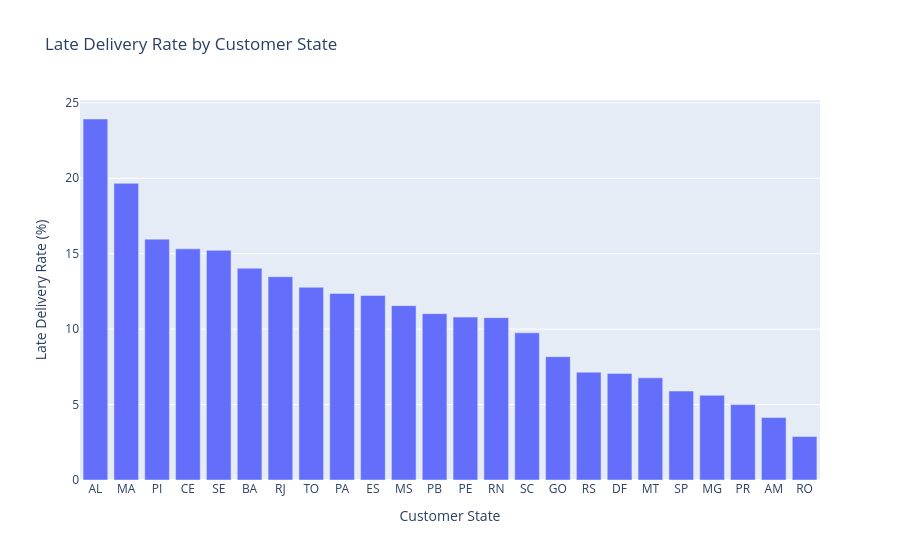

The cell this chart's notebook holds for it:
### Code cell
fig = px.bar(
    state_delivery_filtered.sort_values(
        "late_delivery_rate",
        ascending=False
    ),
    x="customer_state",
    y="late_delivery_rate",
    hover_data=["orders", "average_delivery_days"],
    title="Late Delivery Rate by Customer State"
)

fig.update_layout(
    xaxis_title="Customer State",
    yaxis_title="Late Delivery Rate (%)"
)

fig.show()

### Figure 1 — Plotly figure (JSON) as saved in the notebook; plotly's stock layout.template omitted (floating-point values rounded to 4 significant figures)
{"data": [{"customdata": [[397.0, 24.54], [717.0, 21.57], [476.0, 19.46], [1279.0, 21.27], [335.0, 21.52], [3256.0, 19.34], [12350.0, 15.31], [274.0, 17.66], [946.0, 23.77], [1995.0, 15.79], [701.0, 15.62], [517.0, 20.43], [1593.0, 18.45], [474.0, 19.28], [3546.0, 14.95], [1957.0, 15.61], [5344.0, 15.3], [2080.0, 12.97], [886.0, 18.06], [40490.0, 8.761], [11350.0, 12.01], [4923.0, 11.99], [145.0, 26.43], [243.0, 19.37]], "hovertemplate": "customer_state=%{x}<br>late_delivery_rate=%{y}<br>orders=%{customdata[0]}<br>average_delivery_days=%{customdata[1]}<extra></extra>", "legendgroup": "", "marker": {"color": "#636efa", "pattern": {"shape": ""}}, "name": "", "orientation": "v", "showlegend": false, "textposition": "auto", "type": "bar", "x": ["AL", "MA", "PI", "CE", "SE", "BA", "RJ", "TO", "PA", "ES", "MS", "PB", "PE", "RN", "SC", "GO", "RS", "DF", "MT", "SP", "MG", "PR", "AM", "RO"], "xaxis": "x", "y": [23.93, 19.67, 15.97, 15.32, 15.22, 14.04, 13.47, 12.77, 12.37, 12.23, 11.55, 11.03, 10.8, 10.76, 9.757, 8.176, 7.148, 7.067, 6.772, 5.895, 5.61, 4.997, 4.138, 2.881], "yaxis": "y"}], "layout": {"barmode": "relative", "legend": {"tracegroupgap": 0}, "title": {"text": "Late Delivery Rate by Customer State"}, "xaxis": {"anchor": "y", "domain": [0, 1], "title": {"text": "Customer State"}}, "yaxis": {"anchor": "x", "domain": [0, 1], "title": {"text": "Late Delivery Rate (%)"}}}}
